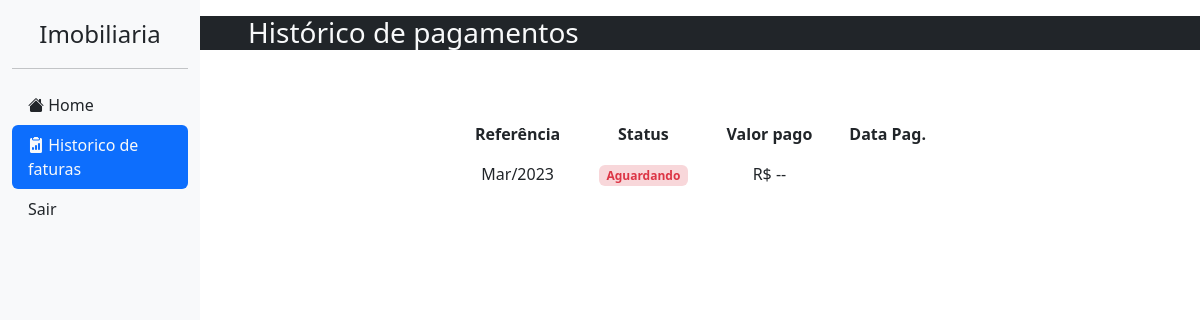
Before: /imobiliaria/historico-usuario (signed in) with the older database file.
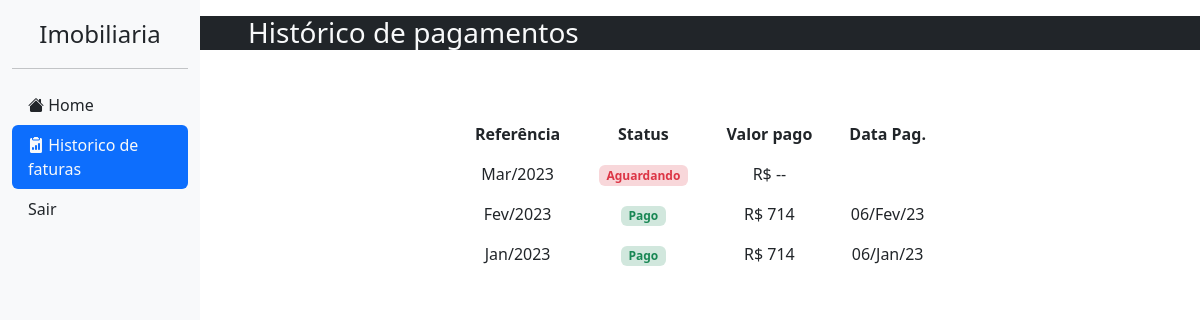
After: the same page with the newer database file.
### usuario/models.py (models this page shows, shortened)
class Perfil(models.Model):
    cpf = models.CharField(max_length=14, null=True)
    nome_completo = models.CharField(max_length=50, null=True, verbose_name="Nome completo")
    data_nascimento = models.DateField(max_length=10, null=True, blank=True, verbose_name="Data de nascimento")
    telefone = models.CharField(max_length=16, null=True, verbose_name="Telefone para contato")
    data_entrada_imovel = models.DateField(auto_now_add=True, editable=True, verbose_name="Data de entrada no imovel")
    usuario = models.OneToOneField(User, blank=True, on_delete=models.CASCADE)
    imovel = models.OneToOneField(Imovel, null=True, blank=True, on_delete=models.SET_NULL)

### pagamento/models.py (models this page shows, shortened)
class Pagamento(models.Model):
    perfil = models.ForeignKey(Perfil, null=True, on_delete=models.SET_NULL, verbose_name="Usuario pagador")
    status = models.CharField(choices=STATUS_CHOICES, default="A", max_length=20,  verbose_name="Status do pagamento")
    valor_pago = models.CharField(null = True, max_length=10, verbose_name="Valor pago")
    data = models.DateField(null=True, blank=True, verbose_name="Data do pagamento")

### imobiliaria/views.py (the view)
# urls.py: path('historico-usuario', historico_usuario, name="historico-usuario"),
@login_required
def historico_usuario(request):
    context = {}
    perfil = Perfil.objects.get(usuario=request.user)
    pagamentos = Pagamento.objects.filter(perfil=perfil)
    if perfil.imovel:
        data_entrada_imovel = perfil.data_entrada_imovel
        hoje = date(datetime.now().year, datetime.now().month, datetime.now().day)
        meses_passados = relativedelta(hoje, data_entrada_imovel).months
        pagamentos_array = []
        for _ in range(meses_passados+1):
            pago = False
            for p in pagamentos:
                if p.data.month == data_entrada_imovel.month and p.data.year == data_entrada_imovel.year:
                    pagamentos_array.insert(0,
                        {'mes_referencia': data_entrada_imovel,
                        'status': p.status,
                        'vencimento': p.perfil.imovel.vencimento,
                        'mensalidade': p.perfil.imovel.mensalidade,
                        'valor_pago': p.valor_pago,
                        'data_pagamento': p.data})
                    pago = True
                    continue
            if not pago:
                pagamentos_array.insert(0,
                    {'mes_referencia': data_entrada_imovel,
                    'status': 'Aguardando',
                    'vencimento': perfil.imovel.vencimento,
                    'mensalidade': perfil.imovel.mensalidade,
                    'valor_pago': '--',
                    'data_pagamento': ''})
            data_entrada_imovel += relativedelta(months=1)
        context['pagamentos'] = pagamentos_array
    return render(request, 'views/usuario/historico-usuario.html', context)

### imobiliaria/templates/views/usuario/historico-usuario.html (shortened to what this page needs)
{% extends 'base.html' %}
{% block content %}
<div class="row d-sm-none d-lg-block bg-dark text-light mb-3">
    <h3 class="ps-5">Histórico de pagamentos</h3>
</div>
<div class="col-sm-12 col-lg-6 offset-lg-3">
    <div class="table-responsive">
        <table class="table table-borderless text-center mt-5">
            <thead>
                <tr>
                    <th scope="col">Referência</th>
                    <th scope="col">Status</th>
                    <th scope="col">Valor pago</th>
                    <th scope="col">Data Pag.</th>
                </tr>
            </thead>
            <tbody>
                {% for pagamento in pagamentos %}
                <tr>
                    <td>{{pagamento.mes_referencia|date:"M/Y"}}</td>
                    <td>
                        {% if pagamento.status == "P" %}
                        <span class="badge bg-success-subtle text-success">Pago</span>
                        {% elif pagamento.status == "A" %}
                        <span class="badge bg-warning-subtle text-dark">Em análise</span>
                        {% else %}
                        <span class="badge bg-danger-subtle text-danger">Aguardando</span>
                        {% endif %}
                    </td>
                    <td>R$ {{pagamento.valor_pago}}</td>
                    <td>{{pagamento.data_pagamento|date:"d/M/y"}}</td>
                </tr>
                {% endfor %}
            </tbody>
        </table>
    </div>
</div>
{% endblock %}

Changed rows visible on the page:
added Pagamento: valor_pago "714", data_pagamento "06/Fev/23"
added Pagamento: valor_pago "714", data_pagamento "06/Jan/23"
Other visible differences:
new list line: "Mar/2023"
new list line: "Fev/2023 Pago R$"
new list line: "Jan/2023"
new list line: "Pago R$"
list line gone: "Mar/2023"
